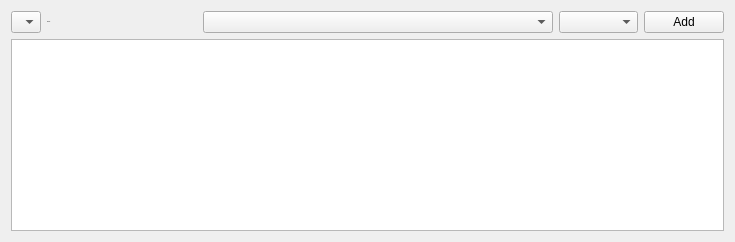
         <widget class="QWidget" name="tab_2">
          <attribute name="title">
           <string>References</string>
          </attribute>
          <layout class="QVBoxLayout" name="verticalLayout_7">
           <item>
            <layout class="QHBoxLayout" name="horizontalLayout_21">
             <item>
              <widget class="QComboBox" name="rsk_no_combo">
               <item>
                <property name="text">
                 <string/>
                </property>
               </item>
              </widget>
             </item>
             <item>
              <widget class="QLabel" name="label_17">
               <property name="minimumSize">
                <size>
                 <width>150</width>
                 <height>0</height>
                </size>
               </property>
               <property name="maximumSize">
                <size>
                 <width>150</width>
                 <height>16777215</height>
                </size>
               </property>
               <property name="font">
                <font>
                 <pointsize>-1</pointsize>
                </font>
               </property>
               <property name="text">
                <string>Source:</string>
               </property>
              </widget>
             </item>
             <item>
              <widget class="QComboBox" name="source_combo">
               <property name="minimumSize">
                <size>
                 <width>350</width>
                 <height>0</height>
                </size>
               </property>
               <property name="maximumSize">
                <size>
                 <width>350</width>
                 <height>16777215</height>
                </size>
               </property>
               <property name="font">
                <font>
                 <weight>75</weight>
                 <bold>true</bold>
                </font>
               </property>
              </widget>
             </item>
             <item>
              <widget class="QComboBox" name="standards_combo">
               <property name="font">
                <font>
                 <weight>75</weight>
                 <bold>true</bold>
                </font>
               </property>
              </widget>
             </item>
             <item>
              <widget class="QPushButton" name="add_source">
               <property name="minimumSize">
                <size>
                 <width>52</width>
                 <height>0</height>
                </size>
               </property>
               <property name="maximumSize">
                <size>
                 <width>150</width>
                 <height>16777215</height>
                </size>
               </property>
               <property name="text">
                <string>Add</string>
               </property>
              </widget>
             </item>
            </layout>
           </item>
           <item>
            <widget class="QListWidget" name="sources">
             <property name="font">
              <font>
               <pointsize>12</pointsize>
              </font>
             </property>
            </widget>
           </item>
          </layout>
         </widget>
